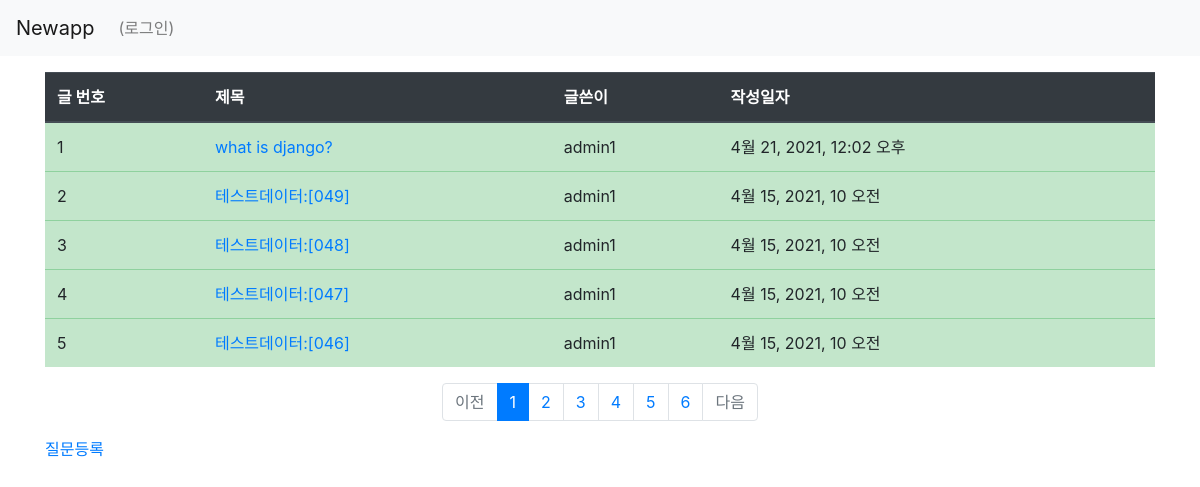
/newapp/, run on the app's committed database.
### newapp/models.py (models this page shows, shortened)
class Question(models.Model):
    subject = models.CharField(max_length=100)
    content = models.TextField()
    create_date = models.DateTimeField()
    author = models.ForeignKey(User, on_delete=models.CASCADE, null=True)
    modify_date = models.DateTimeField(null=True, blank=True)

### newapp/views/base_views.py (the view)
# urls.py: path('', base_views.index, name='index'),
def index(request):
    page = request.GET.get('page', '1')
    question_list = Question.objects.order_by('-create_date')
    pagenator = Paginator(question_list, 5)
    page1 = pagenator.get_page(page)
    context = {'question_list1' : page1}
    return render(request, 'newapp/question_list.html', context)

### template/newapp/question_list.html (shortened to what this page needs)
<!DOCTYPE html>
<html lang="ko">
{% extends 'base.html' %}
{% block content %}
<head>
</head>
<body>
{% load static %}
<link rel="stylesheet" type="text/css" href="{% static 'bootstrap.min.css' %}">
<div class="container my-3">
 <table class="table table-success">
     <thead>
     <tr class="thead-dark">
           <th>글 번호</th>
           <th>제목</th>
           <th>글쓴이</th>
           <th>작성일자</th>
     </tr>
     </thead>
        <tbody>
        {% if question_list1 %}
        {% for question in question_list1 %}
            <tr>
            <td>
                {{ forloop.counter }}
            </td>
            <td>
                <a href="{% url 'newapp:detail' question.id%}">{{question.subject}}</a>
            </td>
                <td>{{ question.author.username }}</td>
           <td>
               {{ question.create_date }}
           </td>
         </tr>
        {% endfor %}
        {% else %}
            <tr>
                 <td colspan="3">질문이 없어요</td>
            </tr>
        {% endif %}
        </tbody>
 </table>
    <ul class = "pagination justify-content-center">
        {% if question_list1.has_previous %}
        <li class = "page-item">
            <a class="page-link" href="?page={{ question_list1.previous_page_number}}"> 이전</a>
        </li>
        {% else %}
        <li class="page-item disabled">
            <a class="page-link" href="#" tabindex="-1" aria-disabled="true"> 이전</a>
        </li>
        {% endif %}
        {% for page_number in question_list1.paginator.page_range %}
            {% if page_number >= question_list1.number|add:-5 and page_number <= question_list1.number|add:+5 %}
            {% if page_number == question_list1.number %}
            <li class="page-item active" aria-current="page">
                <a class="page-link" href="?page={{ page_number }}">{{ page_number }}</a>
            </li>
          {% else %}
             <li>
                <a class="page-link" href="">{{ page_number }}</a>
            </li>
            {% endif %}
            {% endif %}
        {% endfor %}
         {% if question_list1.has_previous %}
        <li class = "page-item">
            <a class="page-link" href="?page={{ question_list1.next_page_number}}"> 다음</a>
        </li>
        {% else %}
        <li class="page-item disabled">
            <a class="page-link" href="#" tabindex="-1" aria-disabled="true"> 다음</a>
        </li>
       {% endif %}
    </ul>
     <a href="{% url 'newapp:question_create' %}">  질문등록</a>
</div>
{% endblock %}

### template/base.html (shortened to what this page needs)
<!DOCTYPE html>
<html lang="en">
<head>
</head>
<body>
{% load static %}
<link rel="stylesheet" type="text/css" href="{% static 'bootstrap.min.css' %}">
<nav class="navbar navbar-expand-lg navbar-light bg-light">
    <a class="navbar-brand" href="#">Newapp</a>
    <div class="collapse navbar-collapse" id="navbarNav">
        <ul class="navbar-nav mr-auto">
          <li class="nav-item ">
              {% if user.is_authenticated %}
              <a class ="nav-link" href="{% url 'common:logout' %}">{{ user.uername }}(로그아웃)</a>
              {% else %}
                <a class ="nav-link" href="{% url 'common:login' %}">{{ user.uername }}(로그인)</a>
              {% endif %}
          </li>
        </ul>
    </div>
</nav>
{% block content %}
{% endblock %}
</body>
</html>

### data on the page
Question: subject "what is django?", author.username "admin1", create_date "4월 21, 2021, 12:02 오후"
Question: subject "테스트데이터:[049]", author.username "admin1", create_date "4월 15, 2021, 10 오전"
Question: subject "테스트데이터:[048]", author.username "admin1", create_date "4월 15, 2021, 10 오전"
Question: subject "테스트데이터:[047]", author.username "admin1", create_date "4월 15, 2021, 10 오전"
Question: subject "테스트데이터:[046]", author.username "admin1", create_date "4월 15, 2021, 10 오전"

### other printed values
{{ page_number }} "1"
{{ page_number }} "2" "3" "4" "5" "6"
